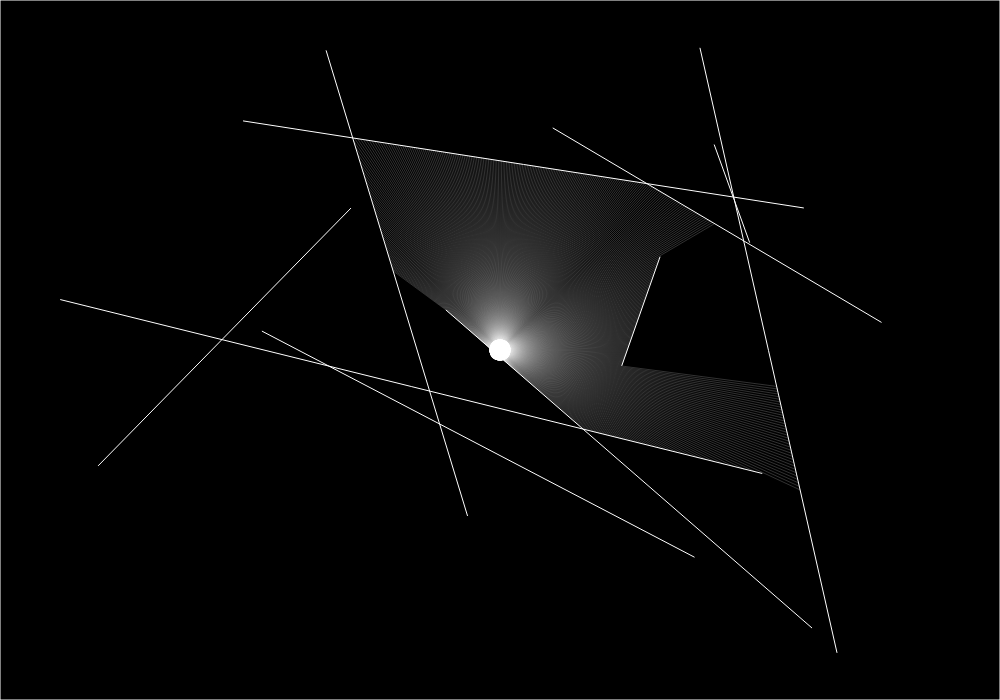
Frame 1 (no input)
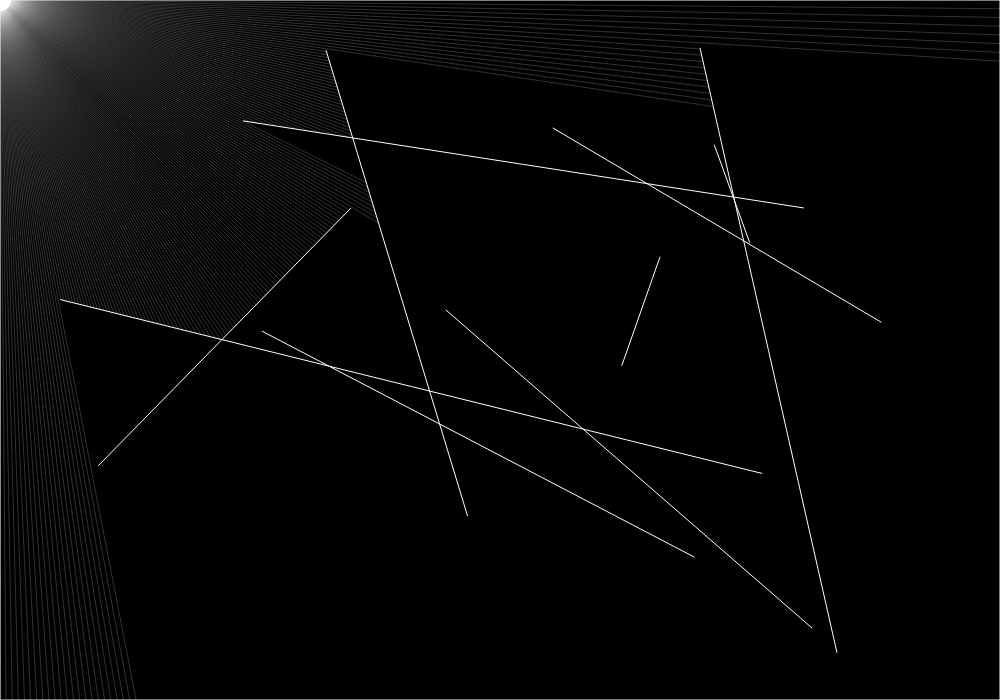
Frame 60 (no input)
Frame 120 (the mouse pressed at the canvas centre since frame 60): identical to frame 1, image omitted

The p5.js sketch that drew these frames (run headless with seeded random() and noise() and a simulated clock; from frame 60 on, the mouse is pressed at the canvas centre):

// p5.js sketch
// ── sketch.js
let walls = [];
let ray;
let dot;

function setup() {
  createCanvas(1000, 700);
  for (let i = 0; i < 10; i++){
    walls.push(new Wall(random(width),random(height),random(width),random(height)));
  }
  walls.push(new Wall(0,0, width, 0));
  walls.push(new Wall(0,0, 0, height));
  walls.push(new Wall(width,0, width, height));
  walls.push(new Wall(0,height, width, height));
  ray = new Ray(100,200);
  dot = new Dot();
}

function draw() {
  background(0);
  for (let wall of walls){
    wall.show();
  }
  dot.show();
  dot.look(walls);
  dot.update(mouseX, mouseY);
}


// ── dot.js
class Dot{
    constructor(){
        this.pos = createVector(width / 2, height /2);
        this.rays = [];
        for (let a = 0; a < 360; a+= 0.5){
            this.rays.push(new Ray(this.pos, radians(a)));
        }
    }

    update(x,y){
        this.pos.set(x,y);
    }

    look(walls){
        for (let ray of this.rays){
            let  smallest_d = Infinity;
            let closest = null;
            for (let wall of walls){
                const pt = ray.intersect(wall);
                if (pt){
                    const d = p5.Vector.dist(this.pos, pt);
                    if (d < smallest_d){
                        smallest_d = d;
                        closest = pt;
                    }
                }
            }
            if (closest) {
                stroke(255, 50);
                line(this.pos.x, this.pos.y, closest.x, closest.y);
            }

        }
        
    }

    show(){
        fill(255);
        ellipse(this.pos.x, this.pos.y, 1);
        for (let ray of this.rays){
            ray.show();
        }
    }
}
// ── ray.js
class Ray{
    constructor(pos, angle){
        this.pos = pos;
        this.dir = p5.Vector.fromAngle(angle);
    }

    lookAt(x,y){
        this.dir.x = x - this.pos.x; 
        this.dir.y = y - this.pos.y;
        this.dir.normalize(); 
    }

    show(){
        stroke(255);
        push();
        translate(this.pos.x, this.pos.y);
        line(0,0, this.dir.x*10, this.dir.y*10);
        pop();
    }

    intersect(wall){
        const x1 = wall.a.x;
        const y1 = wall.a.y;
        const x2 = wall.b.x;
        const y2 = wall.b.y;

        const x3 = this.pos.x;
        const y3 = this.pos.y;
        const x4 = this.pos.x + this.dir.x;
        const y4 = this.pos.y + this.dir.y;

        const den = (x1 - x2) * (y3 - y4) - (y1 - y2) * (x3 - x4);

        if (den == 0){
            return;
        }
        
        const t = ((x1 - x3) * (y3 - y4) - (y1 - y3) * (x3 - x4)) / den;
        const u = -((x1 - x2) * (y1 - y3) - (y1 - y2) * (x1 - x3)) / den;

        if ( t > 0 && t < 1 && u > 0){
            const pt = createVector();
            pt.x = x1 + t * (x2 - x1);
            pt.y = y1 + t * (y2 - y1);
            
            return pt;
        }
        else{
            return;
        }
    }
}
// ── wall.js
class Wall{
    constructor(x1,y1,x2,y2){
        this.a = createVector(x1,y1);
        this.b = createVector(x2,y2);
    }

    show(){
        stroke(255);
        line(this.a.x, this.a.y, this.b.x, this.b.y);
    }

}
